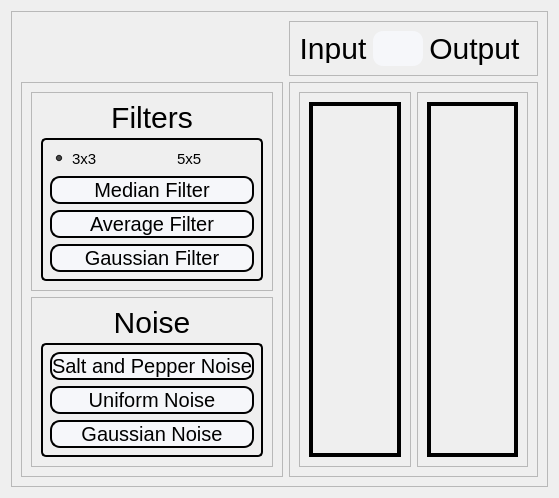
         <widget class="QWidget" name="FilteringPage">
          <layout class="QGridLayout" name="gridLayout_60">
           <item row="0" column="0">
            <widget class="QFrame" name="frame_3">
             <property name="frameShape">
              <enum>QFrame::StyledPanel</enum>
             </property>
             <property name="frameShadow">
              <enum>QFrame::Raised</enum>
             </property>
             <layout class="QGridLayout" name="gridLayout_56">
              <item row="0" column="1">
               <widget class="QFrame" name="frame_22">
                <property name="maximumSize">
                 <size>
                  <width>16777215</width>
                  <height>60</height>
                 </size>
                </property>
                <property name="frameShape">
                 <enum>QFrame::StyledPanel</enum>
                </property>
                <property name="frameShadow">
                 <enum>QFrame::Raised</enum>
                </property>
                <layout class="QGridLayout" name="gridLayout_11">
                 <item row="0" column="0">
                  <widget class="QLabel" name="inputImageLabel">
                   <property name="maximumSize">
                    <size>
                     <width>16777215</width>
                     <height>30</height>
                    </size>
                   </property>
                   <property name="styleSheet">
                    <string notr="true">font-family: Impact, Haettenschweiler, 'Arial Narrow Bold', sans-serif;
font-size: 30px;
color: black;
background-color:transparent;</string>
                   </property>
                   <property name="text">
                    <string>Input</string>
                   </property>
                   <property name="alignment">
                    <set>Qt::AlignCenter</set>
                   </property>
                  </widget>
                 </item>
                 <item row="0" column="1">
                  <widget class="QPushButton" name="GrayScale">
                   <property name="maximumSize">
                    <size>
                     <width>50</width>
                     <height>16777215</height>
                    </size>
                   </property>
                   <property name="styleSheet">
                    <string notr="true">QPushButton{
border-width: 2px;
border-radius: 10px;
font-family: Impact, Haettenschweiler, 'Arial Narrow Bold', sans-serif;
font-size: 30px;
color: black;
background-color: rgb(246, 247, 250);
}

QPushButton:hover:!pressed{
	background-color: qlineargradient(x1: 0.5, y1: 1, x2: 0.5, y2: 1, stop: 0 #dadbde, stop: 1 #f6f7fa);
}</string>
                   </property>
                   <property name="text">
                    <string/>
                   </property>
                   <property name="icon">
                    <iconset>
                     <normaloff>:/Icons/convert_color_to_gray.png</normaloff>:/Icons/convert_color_to_gray.png</iconset>
                   </property>
                   <property name="iconSize">
                    <size>
                     <width>50</width>
                     <height>50</height>
                    </size>
                   </property>
                  </widget>
                 </item>
                 <item row="0" column="2">
                  <widget class="QLabel" name="outputImageLabel">
                   <property name="maximumSize">
                    <size>
                     <width>16777215</width>
                     <height>50</height>
                    </size>
                   </property>
                   <property name="styleSheet">
                    <string notr="true">font-family: Impact, Haettenschweiler, 'Arial Narrow Bold', sans-serif;
font-size: 30px;
color: black;
background-color:transparent;</string>
                   </property>
                   <property name="text">
                    <string>Output </string>
                   </property>
                   <property name="alignment">
                    <set>Qt::AlignCenter</set>
                   </property>
                  </widget>
                 </item>
                </layout>
               </widget>
              </item>
              <item row="1" column="0">
               <widget class="QFrame" name="frame_21">
                <property name="maximumSize">
                 <size>
                  <width>300</width>
                  <height>16777215</height>
                 </size>
                </property>
                <property name="frameShape">
                 <enum>QFrame::StyledPanel</enum>
                </property>
                <property name="frameShadow">
                 <enum>QFrame::Raised</enum>
                </property>
                <layout class="QGridLayout" name="gridLayout_55">
                 <item row="0" column="0">
                  <widget class="QFrame" name="frame_2">
                   <property name="maximumSize">
                    <size>
                     <width>16777215</width>
                     <height>16777215</height>
                    </size>
                   </property>
                   <property name="styleSheet">
                    <string notr="true"/>
                   </property>
                   <property name="frameShape">
                    <enum>QFrame::StyledPanel</enum>
                   </property>
                   <property name="frameShadow">
                    <enum>QFrame::Raised</enum>
                   </property>
                   <layout class="QGridLayout" name="gridLayout_7">
                    <item row="0" column="0">
                     <widget class="QLabel" name="FilterLabel">
                      <property name="maximumSize">
                       <size>
                        <width>16777215</width>
                        <height>30</height>
                       </size>
                      </property>
                      <property name="styleSheet">
                       <string notr="true">font-family: Impact, Haettenschweiler, 'Arial Narrow Bold', sans-serif;
font-size: 30px;
color: black;
background-color:transparent;
border-color: transparent</string>
                      </property>
                      <property name="text">
                       <string>Filters</string>
                      </property>
                      <property name="alignment">
                       <set>Qt::AlignCenter</set>
                      </property>
                     </widget>
                    </item>
                    <item row="1" column="0">
                     <widget class="QWidget" name="Filtering" native="true">
                      <property name="maximumSize">
                       <size>
                        <width>16777215</width>
                        <height>270</height>
                       </size>
                      </property>
                      <property name="styleSheet">
                       <string notr="true">QWidget{
border: 2px solid;
border-radius: 5px;
}</string>
                      </property>
                      <layout class="QGridLayout" name="gridLayout_4">
                       <item row="0" column="0">
                        <widget class="QRadioButton" name="Radio3x3Kernal">
                         <property name="styleSheet">
                          <string notr="true">font-family: Impact, Haettenschweiler, 'Arial Narrow Bold', sans-serif;
font-size: 15px;
color: black;
background-color:transparent;
border-color: transparent</string>
                         </property>
                         <property name="text">
                          <string>3x3</string>
                         </property>
                         <property name="checked">
                          <bool>true</bool>
                         </property>
                        </widget>
                       </item>
                       <item row="1" column="0" colspan="2">
                        <widget class="QPushButton" name="MedianFilterButton">
                         <property name="maximumSize">
                          <size>
                           <width>16777215</width>
                           <height>50</height>
                          </size>
                         </property>
                         <property name="styleSheet">
                          <string notr="true">QPushButton{
border-style: solid;
border-width: 2px;
border-radius: 10px;
font-family: Impact, Haettenschweiler, 'Arial Narrow Bold', sans-serif;
font-size: 20px;
color: black;
background-color: rgb(246, 247, 250);
}

QPushButton:hover:!pressed{
	background-color: qlineargradient(x1: 0.5, y1: 1, x2: 0.5, y2: 1, stop: 0 #dadbde, stop: 1 #f6f7fa);
}</string>
                         </property>
                         <property name="text">
                          <string>Median Filter</string>
                         </property>
                        </widget>
                       </item>
                       <item row="0" column="1">
                        <widget class="QRadioButton" name="Radio5x5Kernal">
                         <property name="maximumSize">
                          <size>
                           <width>16777215</width>
                           <height>40</height>
                          </size>
                         </property>
                         <property name="styleSheet">
                          <string notr="true">font-family: Impact, Haettenschweiler, 'Arial Narrow Bold', sans-serif;
font-size: 15px;
color: black;
background-color:transparent;
border-color: transparent</string>
                         </property>
                         <property name="text">
                          <string>5x5</string>
                         </property>
                        </widget>
                       </item>
                       <item row="3" column="0" colspan="2">
                        <widget class="QPushButton" name="GaussianFilterButton">
                         <property name="maximumSize">
                          <size>
                           <width>16777215</width>
                           <height>50</height>
                          </size>
                         </property>
                         <property name="styleSheet">
                          <string notr="true">QPushButton{
border-style: solid;
border-width: 2px;
border-radius: 10px;
font-family: Impact, Haettenschweiler, 'Arial Narrow Bold', sans-serif;
font-size: 20px;
color: black;
background-color: rgb(246, 247, 250);
}

QPushButton:hover:!pressed{
	background-color: qlineargradient(x1: 0.5, y1: 1, x2: 0.5, y2: 1, stop: 0 #dadbde, stop: 1 #f6f7fa);
}</string>
                         </property>
                         <property name="text">
                          <string>Gaussian Filter</string>
                         </property>
                        </widget>
                       </item>
                       <item row="2" column="0" colspan="2">
                        <widget class="QPushButton" name="AverageFilterButton">
                         <property name="maximumSize">
                          <size>
                           <width>16777215</width>
                           <height>50</height>
                          </size>
                         </property>
                         <property name="styleSheet">
                          <string notr="true">QPushButton{
border-style: solid;
border-width: 2px;
border-radius: 10px;
font-family: Impact, Haettenschweiler, 'Arial Narrow Bold', sans-serif;
font-size: 20px;
color: black;
background-color: rgb(246, 247, 250);
}

QPushButton:hover:!pressed{
	background-color: qlineargradient(x1: 0.5, y1: 1, x2: 0.5, y2: 1, stop: 0 #dadbde, stop: 1 #f6f7fa);
}</string>
                         </property>
                         <property name="text">
                          <string>Average Filter</string>
                         </property>
                        </widget>
                       </item>
                      </layout>
                     </widget>
                    </item>
                   </layout>
                  </widget>
                 </item>
                 <item row="1" column="0">
                  <widget class="QFrame" name="frame_6">
                   <property name="maximumSize">
                    <size>
                     <width>16777215</width>
                     <height>300</height>
                    </size>
                   </property>
                   <property name="frameShape">
                    <enum>QFrame::StyledPanel</enum>
                   </property>
                   <property name="frameShadow">
                    <enum>QFrame::Raised</enum>
                   </property>
                   <layout class="QGridLayout" name="gridLayout_5">
                    <item row="0" column="0">
                     <widget class="QLabel" name="NoiseLabel">
                      <property name="maximumSize">
                       <size>
                        <width>16777215</width>
                        <height>30</height>
                       </size>
                      </property>
                      <property name="styleSheet">
                       <string notr="true">font-family: Impact, Haettenschweiler, 'Arial Narrow Bold', sans-serif;
font-size: 30px;
color: black;
background-color:transparent;
border-color: transparent</string>
                      </property>
                      <property name="text">
                       <string>Noise</string>
                      </property>
                      <property name="alignment">
                       <set>Qt::AlignCenter</set>
                      </property>
                     </widget>
                    </item>
                    <item row="1" column="0">
                     <widget class="QWidget" name="Noise" native="true">
                      <property name="maximumSize">
                       <size>
                        <width>16777215</width>
                        <height>250</height>
                       </size>
                      </property>
                      <property name="styleSheet">
                       <string notr="true">border: 2px solid;
border-radius: 5px;</string>
                      </property>
                      <layout class="QGridLayout" name="gridLayout_3">
                       <item row="0" column="0">
                        <widget class="QPushButton" name="SaltPepperNoiseButton">
                         <property name="maximumSize">
                          <size>
                           <width>16777215</width>
                           <height>50</height>
                          </size>
                         </property>
                         <property name="styleSheet">
                          <string notr="true">QPushButton{
border-style: solid;
border-width: 2px;
border-radius: 10px;
font-family: Impact, Haettenschweiler, 'Arial Narrow Bold', sans-serif;
font-size: 20px;
color: black;
background-color: rgb(246, 247, 250);
}

QPushButton:hover:!pressed{
	background-color: qlineargradient(x1: 0.5, y1: 1, x2: 0.5, y2: 1, stop: 0 #dadbde, stop: 1 #f6f7fa);
}</string>
                         </property>
                         <property name="text">
                          <string>Salt and Pepper Noise</string>
                         </property>
                        </widget>
                       </item>
                       <item row="1" column="0">
                        <widget class="QPushButton" name="UniformNoiseButton">
                         <property name="maximumSize">
                          <size>
                           <width>16777215</width>
                           <height>50</height>
                          </size>
                         </property>
                         <property name="styleSheet">
                          <string notr="true">QPushButton{
border-style: solid;
border-width: 2px;
border-radius: 10px;
font-family: Impact, Haettenschweiler, 'Arial Narrow Bold', sans-serif;
font-size: 20px;
color: black;
background-color: rgb(246, 247, 250);
}

QPushButton:hover:!pressed{
	background-color: qlineargradient(x1: 0.5, y1: 1, x2: 0.5, y2: 1, stop: 0 #dadbde, stop: 1 #f6f7fa);
}</string>
                         </property>
                         <property name="text">
                          <string>Uniform Noise</string>
                         </property>
                        </widget>
                       </item>
                       <item row="2" column="0">
                        <widget class="QPushButton" name="GaussianNoiseButton">
                         <property name="maximumSize">
                          <size>
                           <width>16777215</width>
                           <height>50</height>
                          </size>
                         </property>
                         <property name="styleSheet">
                          <string notr="true">QPushButton{
border-style: solid;
border-width: 2px;
border-radius: 10px;
font-family: Impact, Haettenschweiler, 'Arial Narrow Bold', sans-serif;
font-size: 20px;
color: black;
background-color: rgb(246, 247, 250);
}

QPushButton:hover:!pressed{
	background-color: qlineargradient(x1: 0.5, y1: 1, x2: 0.5, y2: 1, stop: 0 #dadbde, stop: 1 #f6f7fa);
}</string>
                         </property>
                         <property name="text">
                          <string>Gaussian Noise</string>
                         </property>
                        </widget>
                       </item>
                      </layout>
                     </widget>
                    </item>
                   </layout>
                  </widget>
                 </item>
                </layout>
               </widget>
              </item>
              <item row="1" column="1">
               <widget class="QFrame" name="ImagesFrame">
                <property name="styleSheet">
                 <string notr="true"/>
                </property>
                <property name="frameShape">
                 <enum>QFrame::StyledPanel</enum>
                </property>
                <property name="frameShadow">
                 <enum>QFrame::Raised</enum>
                </property>
                <layout class="QGridLayout" name="gridLayout_76">
                 <item row="0" column="0">
                  <widget class="QFrame" name="frame_34">
                   <property name="frameShape">
                    <enum>QFrame::StyledPanel</enum>
                   </property>
                   <property name="frameShadow">
                    <enum>QFrame::Raised</enum>
                   </property>
                   <layout class="QGridLayout" name="gridLayout_2">
                    <item row="0" column="0">
                     <widget class="QLabel" name="filter_inputImage">
                      <property name="styleSheet">
                       <string notr="true">border: 4px solid black;
</string>
                      </property>
                      <property name="text">
                       <string/>
                      </property>
                      <property name="scaledContents">
                       <bool>true</bool>
                      </property>
                      <property name="alignment">
                       <set>Qt::AlignCenter</set>
                      </property>
                     </widget>
                    </item>
                   </layout>
                  </widget>
                 </item>
                 <item row="0" column="1">
                  <widget class="QFrame" name="frame_35">
                   <property name="frameShape">
                    <enum>QFrame::StyledPanel</enum>
                   </property>
                   <property name="frameShadow">
                    <enum>QFrame::Raised</enum>
                   </property>
                   <layout class="QGridLayout" name="gridLayout_75">
                    <item row="0" column="0">
                     <widget class="QLabel" name="filter_outputImage">
                      <property name="styleSheet">
                       <string notr="true">border: 4px solid black;
</string>
                      </property>
                      <property name="text">
                       <string/>
                      </property>
                      <property name="scaledContents">
                       <bool>true</bool>
                      </property>
                      <property name="alignment">
                       <set>Qt::AlignCenter</set>
                      </property>
                     </widget>
                    </item>
                   </layout>
                  </widget>
                 </item>
                </layout>
               </widget>
              </item>
             </layout>
            </widget>
           </item>
          </layout>
         </widget>
